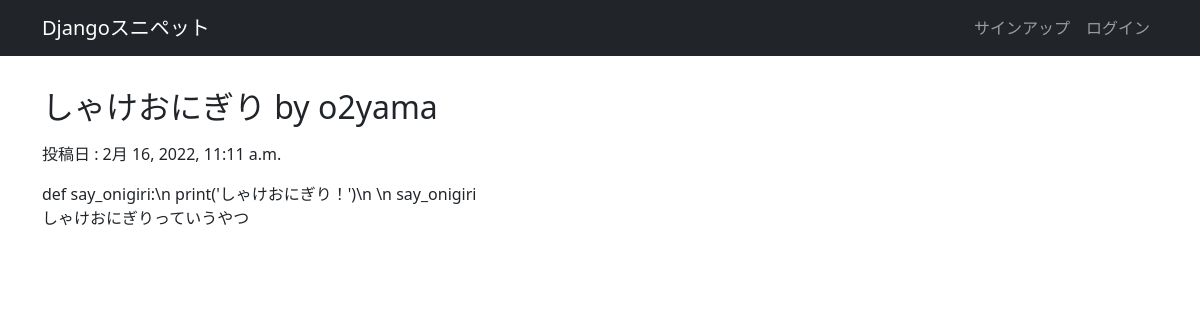
Before: /snippets/6/ with the older database file.
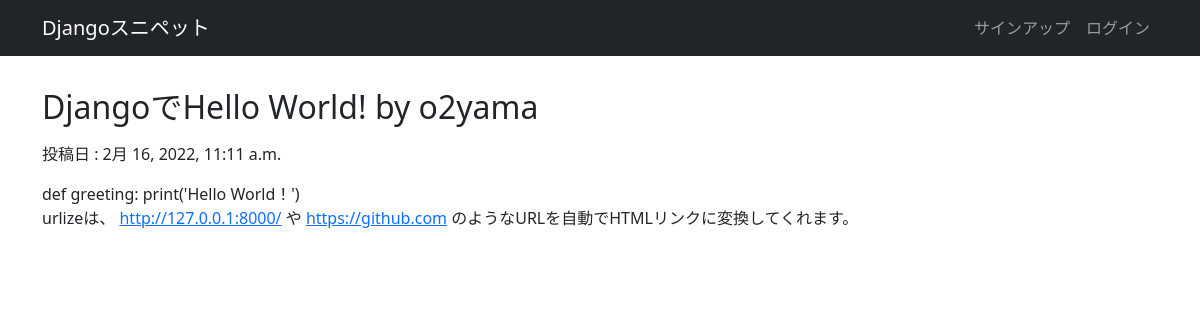
After: the same page with the newer database file.
### snippets/models.py (models this page shows, shortened)
class Snippet(models.Model):
    title = models.CharField('タイトル', max_length=128)
    code = models.TextField('コード', blank=True)
    desc = models.TextField('説明', blank=True)
    created_by = models.ForeignKey(settings.AUTH_USER_MODEL, verbose_name="投稿者", on_delete=models.CASCADE)
    created_at = models.DateTimeField("投稿日", auto_now_add=True)
    update_at = models.DateTimeField('更新日', auto_now=True)

### snippets/views.py (the view)
# urls.py: path('<int:snippet_id>/', views.snippet_detail, name='snippet_detail'),
def snippet_detail(request, snippet_id):
    snippet = get_object_or_404(Snippet, pk=snippet_id)
    return render(request, 'snippets/snippet_detail.html', {"snippet": snippet})

### snippets/templates/snippets/snippet_detail.html (shortened to what this page needs)
{% extends 'base.html' %}
{% load pygmentize %}
{% block main %}
<div>
  <h2>{{ snippet.title }} by {{ snippet.created_by.username }}</h2>
  <div class="snippet-date">
    投稿日 : {{ snippet.created_at|date:"DATETIME_FORMAT" }}
  </div>
  <div class="source-code">{{ snippet.code|pygmentize:"python3" }}</div>
  <p>{{ snippet.desc | urlize }}</p>
</div>
{% endblock %}

Changed rows visible on the page:
changed Snippet "o2yama": title "しゃけおにぎり" → "DjangoでHello World!"; code|pygmentize "def say_onigiri:\\n print('しゃけおにぎり！')\\n \\n say_onigiri" → "def greeting: print('Hello World！')"; desc "しゃけおにぎりっていうやつ" → "urlizeは、 http://127.0.0.1:8000/ や https://github.com のようなURLを自動でHTMLリンクに変換してくれます。"
